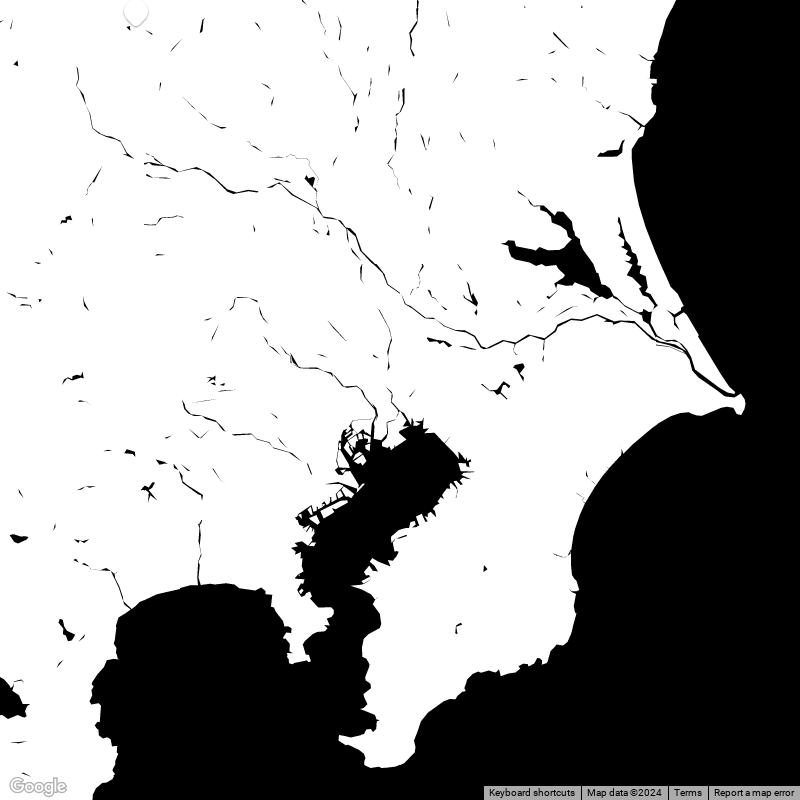
#> input picture MapRef/Tokyo.png, 800 x 800 px, found by its file name
$ python map.py
#> lines starting #> are read from the running program, lines starting #| are printed output that depends on the picture; after the words box and inside, x2 and y2 are one past the last pixel; in counts of white or black regions, pixels touching at a corner belong together
import cv2
import numpy as np
import matplotlib.pyplot as plt
from matplotlib.colors import ListedColormap


def image_to_matrix(image_path, matrix_size=(300, 300)):

#> called with image_path = '../MapRef/Tokyo.png', matrix_size = (300, 300)
    img = cv2.imread(image_path)
#> img is the input picture: shape (800, 800, 3); min 0, max 255, mean 162.7

    # 550x550 before resize
    # Resize the image to 200x200
    img2 = cv2.resize(img, matrix_size)
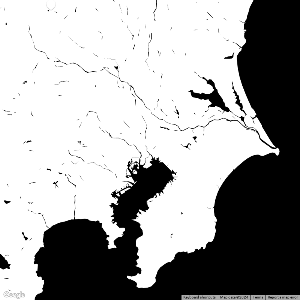
#> img2: shape (300, 300, 3); min 0, max 255, mean 162.7

    # Initialize the matrix with zeros (sea)
    matrix = np.zeros((img2.shape[0], img2.shape[1]))

    # Iterate through the image to fill the matrix
    for y in range(img2.shape[0]):
        for x in range(img2.shape[1]):
            # Get the pixel color (BGR format from OpenCV)
            pixel = img2[y, x]

            blue, green, red = pixel

            # Check if the pixel is red (food) by detecting if red is dominant
            #if red > 200 and green < 100 and blue < 100:  # Threshold for red color
                #matrix[y, x] = 2
            if red == 0 and green == 0 and blue == 0:  # white pixel (land)
                matrix[y, x] = 1
            else: # black pixel (sea)
                matrix[y, x] = 0
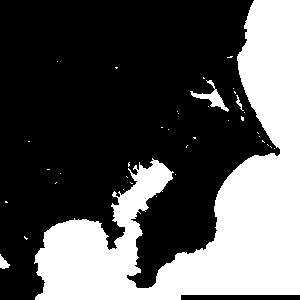
#> matrix: shape (300, 300) float64; values 0 (black) and 1 (white), 34.5% white; 38 white regions (34 under 20 px), largest, box (x1, y1, x2, y2) and area: (34, 0, 300, 300) 30532, (190, 80, 229, 112) 318, (0, 254, 10, 269) 84, (236, 95, 244, 111) 37

    boundrylist = np.argwhere(matrix != 0)
#> boundrylist = 31067 pairs, first value 0 to 299, second value 0 to 299
    boundrydict = {(i,j) : matrix[i][j] for i,j in boundrylist}
#> boundrydict = 31067 items

    return boundrydict

image_path = r"../MapRef/Tokyo.png"  # path
matrix = image_to_matrix(image_path)
#> matrix = 31067 items


# Check if it finds/identifies the right amount of food locations
def check_food(matrix):

    food_count = 0
    found_food = False

    for y in range(matrix.shape[0]):
        for x in range(matrix.shape[1]):
            if matrix[y, x] == 2:
                print(f"Food found at ({x}, {y})")
                found_food = True
                food_count += 1

    if not found_food:
        print("No food found in the map.")

    return food_count


cmap = ListedColormap(['black', 'white'])

#> (the run stopped early here; a loop or call above may not have finished)

$ run again, with MapRef/GothenburgCroped.png copied over MapRef/Tokyo.png
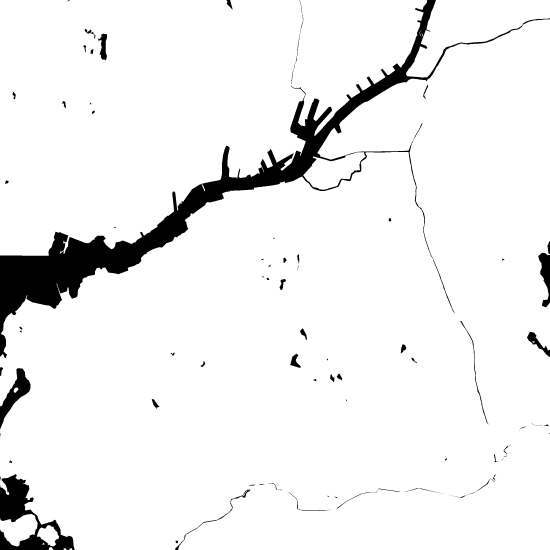
#> input picture MapRef/GothenburgCroped.png, 550 x 550 px, found by its file name
#> in image_to_matrix, img is the input picture: shape (550, 550, 3); min 0, max 255, mean 239.8
#> in image_to_matrix, `img2 = cv2.resize(img, matrix_size)`:
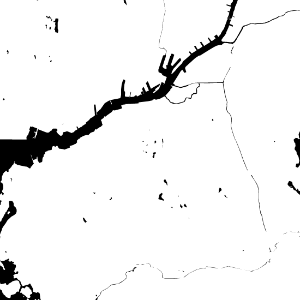
#> img2: shape (300, 300, 3); min 0, max 255, mean 239.8
#> after the loop in image_to_matrix, `for y in range(img2.shape[0]):`:
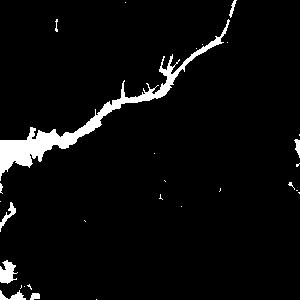
#> matrix: shape (300, 300) float64; values 0 (black) and 1 (white), 4.5% white; 29 white regions (20 under 20 px), largest, box (x1, y1, x2, y2) and area: (0, 19, 230, 181) 3234, (0, 260, 18, 284) 268, (0, 202, 16, 232) 130
#> boundrylist = 4053 pairs, first value 0 to 299, second value 0 to 299
#> boundrydict = 4053 items
